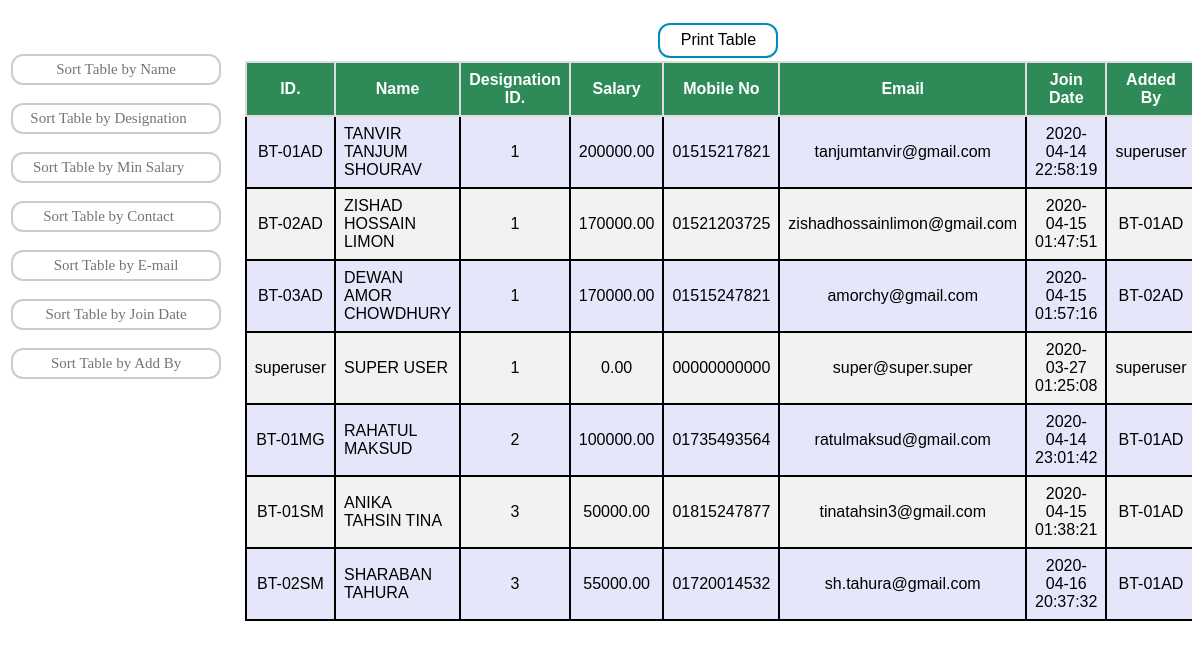
The page /Pages/advancedEmployeeSearch.php (signed in) on the database as committed earlier.
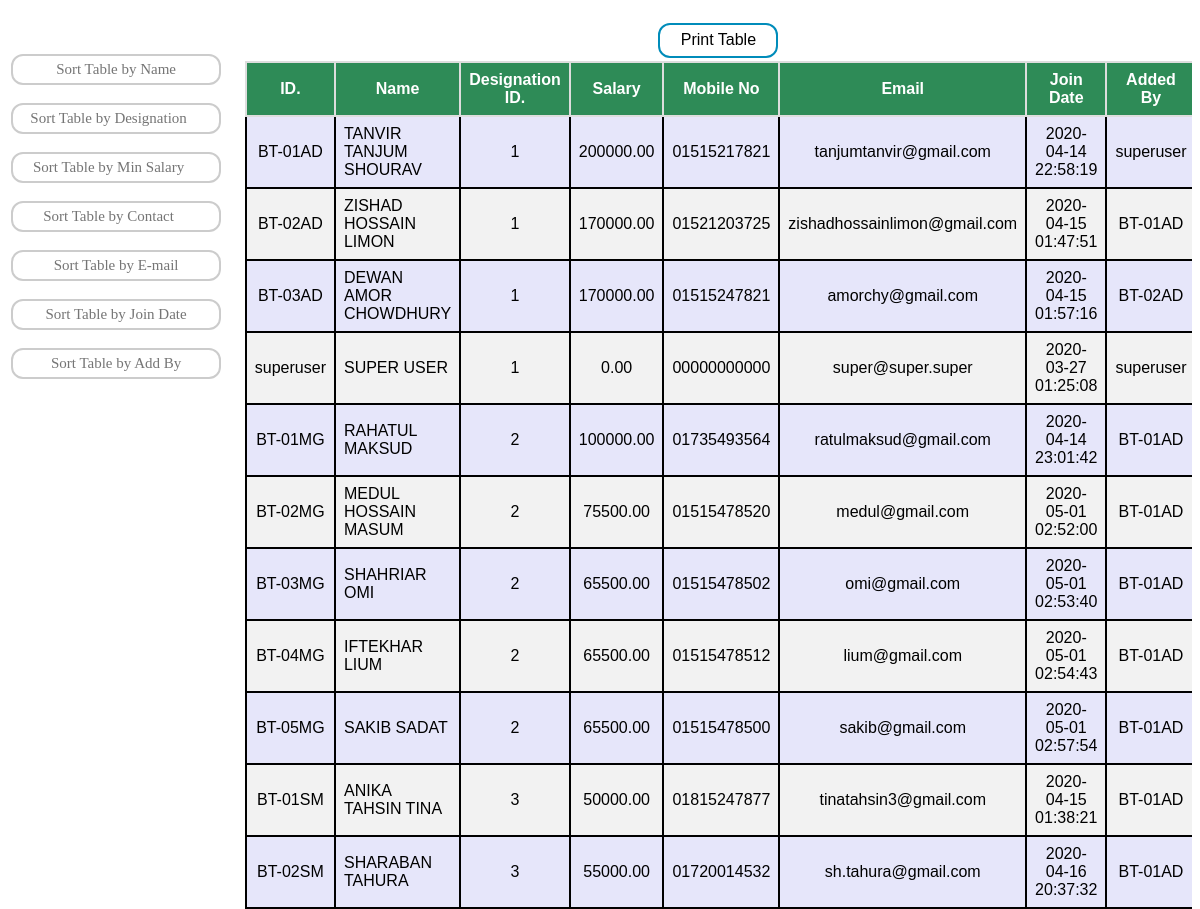
The same page on the database as committed later.
### tables this page shows
CREATE TABLE `employee` (
  `EmpID` varchar(15) NOT NULL,
  `E_NAME` varchar(50) NOT NULL,
  `DID` int(1) NOT NULL,
  `SAL` double(10,2) NOT NULL,
  `E_MOB` varchar(14) NOT NULL,
  `E_MAIL` varchar(50) NOT NULL,
  `JOIN_DATE` datetime NOT NULL DEFAULT current_timestamp(),
  `ADDED_BY` varchar(15) NOT NULL
);

### DB Handler/DBC.php (called while the page is built, shortened)
<?php
$serverName="localhost";
$userName="root";
$password="";
$dbName="btweb";
function get($query)
{
	$data=array();
	global $serverName,$userName,$password,$dbName;
	try
	{
		$conn=mysqli_connect($serverName,$userName,$password,$dbName);
		$result=mysqli_query($conn,$query);
		if(mysqli_num_rows($result) > 0)
		{
			while($row=mysqli_fetch_assoc($result))
			{
				$entity=array();
				foreach($row as $k=>$v)
				{
					$entity[$k]=$row[$k];
				}
				$data[]=$entity;
			}
		}
		return $data;
	}
	catch (Exception $e)
	{
		throw $e->getMessage();
		return $data;
		mysqli_close($conn);
	}
}
?>

### DB Handler/employeeDB.php (called while the page is built, shortened)
<?php
require_once 'DBC.php';
function loadAllTable()
{
	$result=null;
	try
	{
		$query="SELECT * FROM `employee` ORDER BY `DID`,`EmpID`;";
		$result=get($query);
		return $result;
	}
	catch (Exception $e)
	{
		throw $e->getMessage();
		return $result;
	}
}
?>

### Page Controllers/advancedEmployeeSearchController.php (the view, shortened to what this page needs)
<?php
require_once '../DB Handler/employeeDB.php';
if((!isset($_COOKIE['uid']) && !isset($_COOKIE['sid'])) && ($_COOKIE['sid'] != 1 || $_COOKIE['sid'] != 2))
{
	header("Location:employeeList.php");
}
else
{
	function showTable()
	{
		$table=loadAllTable();
		foreach($table as $data)
		{
			echo "<tr>";
			echo "<td align='middle'>".$data["EmpID"]."</td>";
			echo "<td>".$data["E_NAME"]."</td>";
			echo "<td align='middle'>".$data["DID"]."</td>";
			echo "<td align='middle'>".$data["SAL"]."</td>";
			echo "<td align='middle'>".$data["E_MOB"]."</td>";
			echo "<td align='middle'>".$data["E_MAIL"]."</td>";
			echo "<td align='middle'>".$data["JOIN_DATE"]."</td>";
			echo "<td align='middle'>".$data["ADDED_BY"]."</td>";
			echo "</tr>";
		}
	}
}
?>

### Pages/advancedEmployeeSearch.php (shortened to what this page needs)
<?php
include '../Page Controllers/advancedEmployeeSearchController.php';
?>
<!DOCTYPE html>
<html>
	<head>
		<link rel="stylesheet" type="text/css" href="CSS/advancedEmployeeSearch.css">
	</head>
	<body>
		<form autocomplete="off" method="POST" action="">
			<div class='floatLeftDown'>
				<table style="width:calc(100%);">
					<tr>
						<td class="td1">
							<input type="text" class="tf" id="srchEmpByNameTF" placeholder="Sort Table by Name" onkeyup="srch()">
						</td>
					</tr>
					<tr>
						<td class="td1">
							<input type="number" class="tf" id="srchEmpByDesignTF" placeholder="Sort Table by Designation" onkeyup="srch()">
						</td>
					</tr>
					<tr>
						<td class="td1">
							<input type="number" class="tf" id="srchEmpByMinSalTF" min="0" placeholder="Sort Table by Min Salary" onkeyup="srch()">
						</td>
					</tr>
					<tr>
						<td class="td1">
							<input type="number" class="tf" id="srchEmpByMobTF" placeholder="Sort Table by Contact" onkeyup="srch()">
						</td>
					</tr>
					<tr>
						<td class="td1">
							<input type="text" class="tf" id="srchEmpByEmailTF" placeholder="Sort Table by E-mail" onkeyup="srch()">
						</td>
					</tr>
					<tr>
						<td class="td1">
							<input type="text" class="tf" id="srchEmpByJoinDateTF" placeholder="Sort Table by Join Date" onkeyup="srch()">
						</td>
					</tr>
					<tr>
						<td class="td1">
							<input type="text" class="tf" id="srchEmpByAddByTF" placeholder="Sort Table by Add By" onkeyup="srch()">
						</td>
					</tr>
				</table>
			</div>
			<div class="floatRightTop">
				<table style="width:calc(100%);">
					<tr>
						<td align="middle">
							<button class="printbtn" name="printbtn" id="printbtn" onclick='savePDF()'>Print Table</button>
						</td>
					</tr>
				</table>
				<div class="scrollit">
					<div id="printableTable">
						<table id="empTable" name="empTable">
							<thead>
								<tr>
									<th>ID.</th>
									<th>Name</th>
									<th>Designation ID.</th>
									<th>Salary</th>
									<th>Mobile No</th>
									<th>Email</th>
									<th>Join Date</th>
									<th>Added By</th>
								</tr>
							</thead>
							<tbody id="tab">
							<?php
								showTable();
							  ?>
						  </tbody>
						</table>
					</div>
				</div>
			</div>
		</form>
	</body>
</html>

### Pages/CSS/advancedEmployeeSearch.css (style rules this page uses)
.floatRightTop { padding-top: 1%; width:80%; float: right; margin-bottom: auto; height: 60%; }
.floatLeftDown { display: block; padding-top: 3%; width: 20%; float: left; margin-bottom: auto; height: 60%; }
.td1 { text-align: left; vertical-align: middle; height: 45px; width: calc(100%); font-family: "Consolas"; font-size: 18px; font-style: bold; }
#empTable { border-collapse: collapse; width: 100%; height: calc(100%); font-family: "Trebuchet MS", Arial, Helvetica, sans-serif; border-collapse: collapse; font-style: bold; }
#empTable th { border: 2px solid #ddd; padding: 8px; position: -webkit-sticky; position: sticky; top: 0; }
#empTable td { border: 2px solid #000000; padding: 8px; }
#empTable tr:nth-child(even) { background-color: #f2f2f2; }
#empTable tr:nth-child(odd) { background-color: #E6E6FA; }
#empTable th { padding-top: 8px; padding-bottom: 8px; text-align: center; background-color: #2E8B57; color: white; }
.scrollit { overflow:scroll; height: calc(100%); }
.printbtn { width:120px; height:35px; background-color: white; color: black; border-radius: 12px; border: 2px solid #008CBA; text-align: center; font-size: 16px; transition-duration: 0.4s; cursor: pointer; }
.tf { width:calc(85%); padding: 5px 5px 5px 5px; border: 2px solid #ccc; border-radius: 12px; font-family: "Consolas"; font-size: 15px; text-align: center; transition-duration: 0.4s; }

Rows that differ between the two databases and show on the page:
added employee: EmpID "BT-02MG", E_NAME "MEDUL HOSSAIN MASUM", DID "2", SAL "75500.00", E_MOB "01515478520", E_MAIL "medul@gmail.com", JOIN_DATE "2020-05-01 02:52:00", ADDED_BY "BT-01AD"
added employee: EmpID "BT-03MG", E_NAME "SHAHRIAR OMI", DID "2", SAL "65500.00", E_MOB "01515478502", E_MAIL "omi@gmail.com", JOIN_DATE "2020-05-01 02:53:40", ADDED_BY "BT-01AD"
added employee: EmpID "BT-04MG", E_NAME "IFTEKHAR LIUM", DID "2", SAL "65500.00", E_MOB "01515478512", E_MAIL "lium@gmail.com", JOIN_DATE "2020-05-01 02:54:43", ADDED_BY "BT-01AD"
added employee: EmpID "BT-05MG", E_NAME "SAKIB SADAT", DID "2", SAL "65500.00", E_MOB "01515478500", E_MAIL "sakib@gmail.com", JOIN_DATE "2020-05-01 02:57:54", ADDED_BY "BT-01AD"
